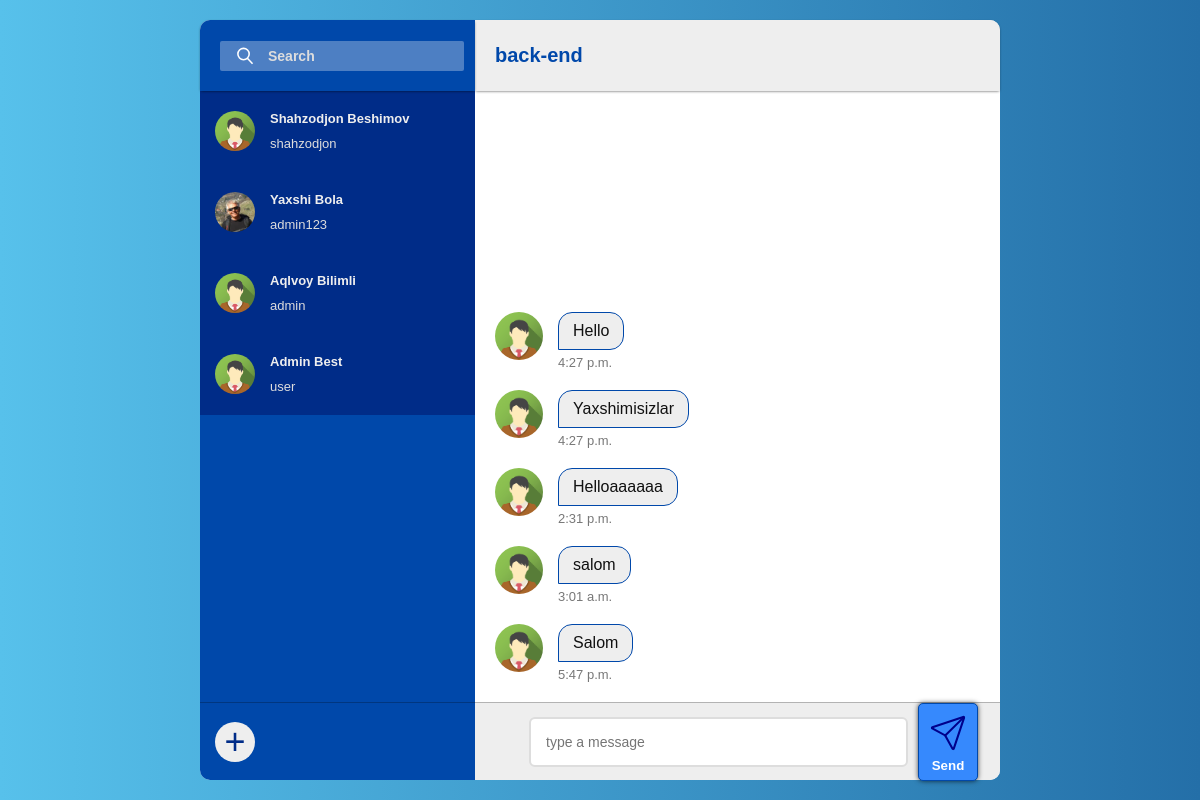
/chat/room_view/room/back-end/ (signed in), run on the app's committed database.
### chat/models.py (models this page shows, shortened)
class Human(models.Model):
    user = models.OneToOneField(User, on_delete=models.CASCADE, primary_key=True)
    avatar = models.ImageField(upload_to='avatar/', default='avatar/img_avatar2.png')
    def __str__(self):
        return self.user.username

class Room(models.Model):
    name = models.CharField(max_length=200)
    img = models.ImageField(upload_to='room_images/',default='room_images/img_coffee.jpg' )
    humen = models.ManyToManyField(Human)
    def __str__(self):
        return self.name

class Message(models.Model):
    content = models.TextField()
    human = models.ForeignKey(Human,on_delete=models.CASCADE)
    room = models.ForeignKey(Room,on_delete=models.CASCADE)
    created = models.DateTimeField(auto_now_add=True)

### chat/views.py (the view)
# urls.py: path('room_view/room/<str:room_name>/',room,name='room'),
def room(request,room_name):
    context={}
    room_name = Room.objects.filter(name=room_name)[0]
    context['room_name'] = room_name
    print(room_name)
    message = Message.objects.filter(room=room_name).order_by('-created')
    context['message'] = message
    human = Human.objects.filter(user=request.user)[0]
    context['human_name'] = human.user.username
    if request.method=='POST':
        content = request.POST.get('message')
        if (content) != '' and len(content)!=0:
            new_message = Message(content=content,human=human,room=room_name)
            new_message.save()
        content = ''
    return render(request,'chat/room_chat.html',context)

### templates/chat/room_chat.html (shortened to what this page needs)
<!DOCTYPE html>
<html lang="en">
    {% load static %}
<head>
   <link rel="stylesheet" href="{% static 'css/main.css' %}">
</head>
<body>
     <div id="chat_container">
          <div id="search-container">
               <input type="text" name="search" id="" placeholder="Search">
          </div>
          <div id="conversation-list">
            {% for human in room_name.humen.all %}
            <div class="conversation active">
                <img src="{{human.avatar.url}}" alt="">
                <div class="title-text">
                    {{ human.user.first_name }}
                    {{ human.user.last_name }}
                </div>
                <div class="conversation-message">
                    {{ human.user.username }}
                </div>
           </div>
           {% endfor %}
          </div>
          <div id="new-message-container">
               <a href="{% url 'create_room' %}"> + </a>
          </div>
          <div id="chat-title">
               <span>{{ room_name }}</span>
          </div>
          <div id="chat-message-list">
            {% for mess in message %}
{% if mess.human.user.username == human_name %}
   <div class="message-row you-message">
    <div class="message-content">
         <div class="message-text">{{mess.content}}</div>
         <div class="message-time">{{mess.created.time}}</div>
    </div>
</div>
{% else %}
<div class="message-row other-message">
    <div class="message-content">
     <img src="{{mess.human.avatar.url}}" alt="{{mess.human}}">
     <div class="message-text">{{mess.content}}</div>
     <div class="message-time">{{mess.created.time}}</div>
    </div>
</div>
{% endif %}
 {% endfor %}
          </div>
          <form id="chat-form" action="" method="POST">{% csrf_token %}
            <input type="text" name="message"  placeholder="type a message">
            <button type="submit"><img src="../../media/icons/send.svg" alt="">Send</button>
        </form>
     </div>
</body>
</html>

### static/css/main.css (style rules this page uses)
* { margin: 0; padding: 0; box-sizing: border-box; }
html,body { height: 100%; }
html { font-family: Arial, Helvetica, sans-serif; background: linear-gradient(to right, #57c1eb 0%, #246fa8 100%); font-size: 10px; }
body { display: grid; place-items: center; }
#chat_container { display: grid; grid: 'search-container chat-title' 71px 'conversation-list chat-message-list' 1fr 'new-message-container chat-form' 78px / 275px 1fr; min-width: 800px; max-width: 1000px; max-height: 800px; height: 95vh; background: #fff; border-radius: 10px; }
#search-container, #conversation-list, #new-message-container { background: #0048AA; }
#search-container { display: grid; align-items: center; padding: 0 20px; grid-area: search-container; border-radius: 10px 0 0 0; box-shadow: 0 1px 3px -1px rgba(0,0,0,0.75); z-index: 1; }
#search-container input { color: #eee; outline: none; font-weight: bold; border-radius: 2px; height: 30px; border: 0; padding-left: 48px; font-size: 1.4rem; background: url(../../media/icons/search.svg) no-repeat rgba(255,255,255,0.3); background-position: 15px center; background-size: 20px 20px; }
#search-container input::placeholder { color: #ddd; font-weight: bold; }
#conversation-list { grid-area: conversation-list; overflow-y: scroll; }
.conversation { display: grid; grid-template-columns: 40px 1fr max-content; grid-gap: 10px; color: #ddd; font-size: 1.3rem; border-bottom: 1px solid#002c88; padding: 20px 20px 20px 15px; }
.conversation.active, .conversation:hover { background: #002c88; }
.conversation > img { grid-row: span 2; height: 40px; width: 40px; border-radius: 100%; }
.title-text { font-weight: bold; color: #eee; padding-left: 5px; white-space: nowrap; overflow-x: hidden; text-overflow: ellipsis; }
.conversation-message { grid-column: span 2; padding-left: 5px; white-space: nowrap; overflow-x: hidden; text-overflow: ellipsis; }
#new-message-container { display: grid; grid: 40px / 40px; align-content: center; grid-area: new-message-container; border-top: 1px solid rgba(0,0,0,0.25); border-radius: 0 0 0 10px; padding: 0 15px; }
#new-message-container a { display: flex; justify-content: center; align-items: center; background: #eee; border-radius: 100%; color: #002c88; text-decoration: none; font-size: 3.6rem; }
#chat-title, #chat-form { background: #eee; }
#chat-title { display: grid; grid: 36px / 1fr 36px; align-content: center; align-items: center; grid-area: chat-title; color: #0048AA; font-weight: bold; font-size: 2rem; border-radius: 0 10px 0 0; box-shadow: 0 1px 3px -1px rgba(0,0,0,0.75); padding: 0 20px; }
#chat-message-list { grid-area: chat-message-list; display: flex; flex-direction: column-reverse; padding: 0 20px; overflow-y: scroll; }
.message-content { display: grid; }
.other-message { justify-content: start; justify-items: start; }
.other-message .message-content { grid-template-columns: 48px 1fr; grid-column-gap: 15px; }
.message-row { margin-bottom: 20px; display: grid; grid-template-columns: 70%; }
.message-row img { height: 48px; border-radius: 100%; grid-row: span 2; }
.message-text { padding: 9px 14px; font-size: 1.6rem; margin-bottom: 5px; }
.message-time { font-size: 1.3rem; color: #777; }
.other-message .message-text { background: #eee; color: #111; border: 1px solid #0048AA; border-radius: 14px 14px 14px 0; }
#chat-form { display: grid; grid: 0px / 2px 1fr 60px; align-content: center; align-items: center; grid-gap: 10px; grid-area: chat-form; border-radius: 0 0 10px 0; border-top: 1px solid rgba(0,0,0,0.25); padding-left: 42px; padding-right: 22px; }
#chat-form input { outline: none; padding: 15px; border: 2px solid #ddd; color: #330; border-radius: 6px; font-size: 1.4rem; }
#chat-form button { background: #3689fd; outline: none; border: 1px solid #0048AA; cursor: pointer; border-radius: 5px; color: #fff; font-weight: bold; padding: 7px; box-shadow: 0 0 5px rgba(0,0,0,0.7); }

### data on the page
Human: avatar (picture), user.first_name "Shahzodjon", user.last_name "Beshimov", user.username "shahzodjon"
Human: avatar (picture), user.first_name "Yaxshi", user.last_name "Bola", user.username "admin123"
Human: avatar (picture), user.first_name "Aqlvoy", user.last_name "Bilimli", user.username "admin"
Human: avatar (picture), user.first_name "Admin", user.last_name "Best", user.username "user"
Room: name "back-end"
Message: human.avatar (picture), content "Salom", created.time "5:47 p.m."
Message: human.avatar (picture), content "salom", created.time "3:01 a.m."
Message: human.avatar (picture), content "Helloaaaaaa", created.time "2:31 p.m."
Message: human.avatar (picture), content "Yaxshimisizlar", created.time "4:27 p.m."
Message: human.avatar (picture), content "Hello", created.time "4:27 p.m."
